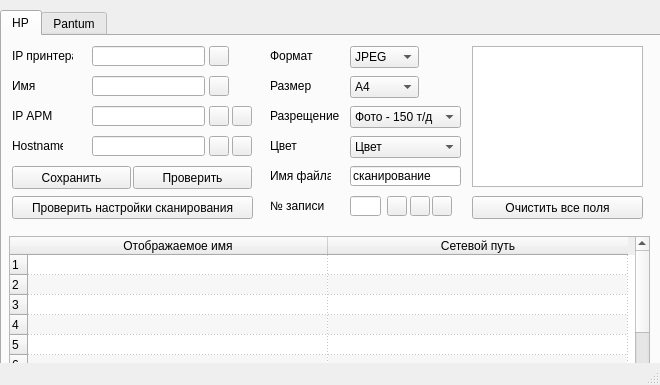
<?xml version="1.0" encoding="UTF-8"?>
<ui version="4.0">
 <class>MainWindow</class>
 <widget class="QMainWindow" name="MainWindow">
  <property name="geometry">
   <rect>
    <x>0</x>
    <y>0</y>
    <width>660</width>
    <height>385</height>
   </rect>
  </property>
  <property name="windowTitle">
   <string>MainWindow</string>
  </property>
  <property name="animated">
   <bool>true</bool>
  </property>
  <widget class="QWidget" name="centralwidget">
   <widget class="QTabWidget" name="tabWidget_2">
    <property name="geometry">
     <rect>
      <x>0</x>
      <y>10</y>
      <width>661</width>
      <height>441</height>
     </rect>
    </property>
    <property name="currentIndex">
     <number>0</number>
    </property>
    <widget class="QWidget" name="HP">
     <attribute name="title">
      <string>HP</string>
     </attribute>
     <widget class="QLineEdit" name="le_ip_arm">
      <property name="geometry">
       <rect>
        <x>90</x>
        <y>70</y>
        <width>113</width>
        <height>20</height>
       </rect>
      </property>
     </widget>
     <widget class="QLabel" name="lpb_dpi">
      <property name="geometry">
       <rect>
        <x>268</x>
        <y>72</y>
        <width>71</width>
        <height>16</height>
       </rect>
      </property>
      <property name="text">
       <string>Разрещение</string>
      </property>
     </widget>
     <widget class="QLabel" name="l_ip_arm">
      <property name="geometry">
       <rect>
        <x>10</x>
        <y>72</y>
        <width>41</width>
        <height>16</height>
       </rect>
      </property>
      <property name="text">
       <string>IP АРМ</string>
      </property>
     </widget>
     <widget class="QComboBox" name="cb_format">
      <property name="geometry">
       <rect>
        <x>348</x>
        <y>10</y>
        <width>69</width>
        <height>22</height>
       </rect>
      </property>
      <item>
       <property name="text">
        <string>JPEG</string>
       </property>
      </item>
      <item>
       <property name="text">
        <string>PDF</string>
       </property>
      </item>
     </widget>
     <widget class="QLineEdit" name="le_hostname">
      <property name="geometry">
       <rect>
        <x>90</x>
        <y>100</y>
        <width>113</width>
        <height>20</height>
       </rect>
      </property>
     </widget>
     <widget class="QLabel" name="l_color">
      <property name="geometry">
       <rect>
        <x>268</x>
        <y>102</y>
        <width>41</width>
        <height>16</height>
       </rect>
      </property>
      <property name="text">
       <string>Цвет</string>
      </property>
     </widget>
     <widget class="QComboBox" name="cb_dpi">
      <property name="geometry">
       <rect>
        <x>348</x>
        <y>70</y>
        <width>111</width>
        <height>22</height>
       </rect>
      </property>
      <item>
       <property name="text">
        <string>Фото - 150 т/д</string>
       </property>
      </item>
      <item>
       <property name="text">
        <string>Экран - 75 т/д</string>
       </property>
      </item>
      <item>
       <property name="text">
        <string>Текст - 300 т/д</string>
       </property>
      </item>
      <item>
       <property name="text">
        <string>Высота - 600 т/д</string>
       </property>
      </item>
     </widget>
     <widget class="QLabel" name="l_ip_prn">
      <property name="geometry">
       <rect>
        <x>10</x>
        <y>12</y>
        <width>61</width>
        <height>16</height>
       </rect>
      </property>
      <property name="text">
       <string>IP принтера</string>
      </property>
     </widget>
     <widget class="QLabel" name="l_format">
      <property name="geometry">
       <rect>
        <x>268</x>
        <y>12</y>
        <width>51</width>
        <height>16</height>
       </rect>
      </property>
      <property name="text">
       <string>Формат</string>
      </property>
     </widget>
     <widget class="QComboBox" name="cb_color">
      <property name="geometry">
       <rect>
        <x>348</x>
        <y>100</y>
        <width>111</width>
        <height>22</height>
       </rect>
      </property>
      <item>
       <property name="text">
        <string>Цвет</string>
       </property>
      </item>
      <item>
       <property name="text">
        <string>Черно-белый</string>
       </property>
      </item>
     </widget>
     <widget class="QPushButton" name="b_test">
      <property name="geometry">
       <rect>
        <x>131</x>
        <y>130</y>
        <width>119</width>
        <height>23</height>
       </rect>
      </property>
      <property name="text">
       <string>Проверить</string>
      </property>
     </widget>
     <widget class="QLineEdit" name="le_username">
      <property name="geometry">
       <rect>
        <x>90</x>
        <y>40</y>
        <width>113</width>
        <height>20</height>
       </rect>
      </property>
     </widget>
     <widget class="QLabel" name="l_size">
      <property name="geometry">
       <rect>
        <x>268</x>
        <y>42</y>
        <width>41</width>
        <height>16</height>
       </rect>
      </property>
      <property name="text">
       <string>Размер</string>
      </property>
     </widget>
     <widget class="QLabel" name="l_hostname">
      <property name="geometry">
       <rect>
        <x>10</x>
        <y>102</y>
        <width>51</width>
        <height>16</height>
       </rect>
      </property>
      <property name="text">
       <string>Hostname</string>
      </property>
     </widget>
     <widget class="QLabel" name="l_username">
      <property name="geometry">
       <rect>
        <x>10</x>
        <y>42</y>
        <width>51</width>
        <height>16</height>
       </rect>
      </property>
      <property name="text">
       <string>Имя</string>
      </property>
     </widget>
     <widget class="QPushButton" name="b_save">
      <property name="geometry">
       <rect>
        <x>10</x>
        <y>130</y>
        <width>119</width>
        <height>23</height>
       </rect>
      </property>
      <property name="text">
       <string>Сохранить</string>
      </property>
     </widget>
     <widget class="QComboBox" name="cb_size">
      <property name="geometry">
       <rect>
        <x>348</x>
        <y>40</y>
        <width>69</width>
        <height>22</height>
       </rect>
      </property>
      <item>
       <property name="text">
        <string>A4</string>
       </property>
      </item>
      <item>
       <property name="text">
        <string>Letter</string>
       </property>
      </item>
      <item>
       <property name="text">
        <string>Legal</string>
       </property>
      </item>
     </widget>
     <widget class="QLineEdit" name="le_ip_prn">
      <property name="geometry">
       <rect>
        <x>90</x>
        <y>10</y>
        <width>113</width>
        <height>20</height>
       </rect>
      </property>
      <property name="text">
       <string/>
      </property>
     </widget>
     <widget class="QLabel" name="l_pref">
      <property name="geometry">
       <rect>
        <x>268</x>
        <y>132</y>
        <width>61</width>
        <height>16</height>
       </rect>
      </property>
      <property name="text">
       <string>Имя файла</string>
      </property>
     </widget>
     <widget class="QLineEdit" name="le_pref">
      <property name="geometry">
       <rect>
        <x>348</x>
        <y>130</y>
        <width>111</width>
        <height>20</height>
       </rect>
      </property>
      <property name="text">
       <string>сканирование</string>
      </property>
     </widget>
     <widget class="QPushButton" name="b_clr_le_ip_prn">
      <property name="enabled">
       <bool>true</bool>
      </property>
      <property name="geometry">
       <rect>
        <x>207</x>
        <y>10</y>
        <width>20</width>
        <height>20</height>
       </rect>
      </property>
      <property name="text">
       <string/>
      </property>
      <property name="icon">
       <iconset>
        <normaloff>icons/icon_delete.png</normaloff>icons/icon_delete.png</iconset>
      </property>
     </widget>
     <widget class="QPushButton" name="b_clr_le_ip_arm">
      <property name="enabled">
       <bool>true</bool>
      </property>
      <property name="geometry">
       <rect>
        <x>207</x>
        <y>70</y>
        <width>20</width>
        <height>20</height>
       </rect>
      </property>
      <property name="text">
       <string/>
      </property>
      <property name="icon">
       <iconset>
        <normaloff>icons/icon_delete.png</normaloff>icons/icon_delete.png</iconset>
      </property>
     </widget>
     <widget class="QPushButton" name="b_copy_ip_path">
      <property name="enabled">
       <bool>true</bool>
      </property>
      <property name="geometry">
       <rect>
        <x>230</x>
        <y>70</y>
        <width>20</width>
        <height>20</height>
       </rect>
      </property>
      <property name="text">
       <string/>
      </property>
      <property name="icon">
       <iconset>
        <normaloff>icons/icon_copy.png</normaloff>icons/icon_copy.png</iconset>
      </property>
     </widget>
     <widget class="QPushButton" name="b_clear_le_username">
      <property name="enabled">
       <bool>true</bool>
      </property>
      <property name="geometry">
       <rect>
        <x>207</x>
        <y>40</y>
        <width>20</width>
        <height>20</height>
       </rect>
      </property>
      <property name="text">
       <string/>
      </property>
      <property name="icon">
       <iconset>
        <normaloff>icons/icon_delete.png</normaloff>icons/icon_delete.png</iconset>
      </property>
     </widget>
     <widget class="QPushButton" name="b_clr_hostname">
      <property name="enabled">
       <bool>true</bool>
      </property>
      <property name="geometry">
       <rect>
        <x>207</x>
        <y>100</y>
        <width>20</width>
        <height>20</height>
       </rect>
      </property>
      <property name="text">
       <string/>
      </property>
      <property name="icon">
       <iconset>
        <normaloff>icons/icon_delete.png</normaloff>icons/icon_delete.png</iconset>
      </property>
     </widget>
     <widget class="QPushButton" name="b_copy_host_path">
      <property name="enabled">
       <bool>true</bool>
      </property>
      <property name="geometry">
       <rect>
        <x>230</x>
        <y>100</y>
        <width>20</width>
        <height>20</height>
       </rect>
      </property>
      <property name="text">
       <string/>
      </property>
      <property name="icon">
       <iconset>
        <normaloff>icons/icon_copy.png</normaloff>icons/icon_copy.png</iconset>
      </property>
     </widget>
     <widget class="QPushButton" name="b_check_scan">
      <property name="geometry">
       <rect>
        <x>10</x>
        <y>160</y>
        <width>241</width>
        <height>23</height>
       </rect>
      </property>
      <property name="text">
       <string>Проверить настройки сканирования</string>
      </property>
     </widget>
     <widget class="QTableWidget" name="t_scan">
      <property name="geometry">
       <rect>
        <x>7</x>
        <y>200</y>
        <width>641</width>
        <height>211</height>
       </rect>
      </property>
      <property name="minimumSize">
       <size>
        <width>388</width>
        <height>0</height>
       </size>
      </property>
      <property name="maximumSize">
       <size>
        <width>16777215</width>
        <height>16777215</height>
       </size>
      </property>
      <property name="sizeIncrement">
       <size>
        <width>0</width>
        <height>0</height>
       </size>
      </property>
      <property name="baseSize">
       <size>
        <width>0</width>
        <height>0</height>
       </size>
      </property>
      <property name="mouseTracking">
       <bool>false</bool>
      </property>
      <property name="lineWidth">
       <number>1</number>
      </property>
      <property name="autoScrollMargin">
       <number>16</number>
      </property>
      <property name="alternatingRowColors">
       <bool>true</bool>
      </property>
      <property name="gridStyle">
       <enum>Qt::DotLine</enum>
      </property>
      <property name="sortingEnabled">
       <bool>false</bool>
      </property>
      <property name="rowCount">
       <number>20</number>
      </property>
      <property name="columnCount">
       <number>2</number>
      </property>
      <attribute name="horizontalHeaderVisible">
       <bool>true</bool>
      </attribute>
      <attribute name="horizontalHeaderCascadingSectionResizes">
       <bool>false</bool>
      </attribute>
      <attribute name="horizontalHeaderMinimumSectionSize">
       <number>39</number>
      </attribute>
      <attribute name="horizontalHeaderDefaultSectionSize">
       <number>300</number>
      </attribute>
      <attribute name="horizontalHeaderHighlightSections">
       <bool>true</bool>
      </attribute>
      <attribute name="horizontalHeaderShowSortIndicator" stdset="0">
       <bool>false</bool>
      </attribute>
      <attribute name="horizontalHeaderStretchLastSection">
       <bool>false</bool>
      </attribute>
      <attribute name="verticalHeaderVisible">
       <bool>true</bool>
      </attribute>
      <attribute name="verticalHeaderMinimumSectionSize">
       <number>18</number>
      </attribute>
      <attribute name="verticalHeaderDefaultSectionSize">
       <number>20</number>
      </attribute>
      <row/>
      <row/>
      <row/>
      <row/>
      <row/>
      <row/>
      <row/>
      <row/>
      <row/>
      <row/>
      <row/>
      <row/>
      <row/>
      <row/>
      <row/>
      <row/>
      <row/>
      <row/>
      <row/>
      <row/>
      <column>
       <property name="text">
        <string>Отображаемое имя</string>
       </property>
      </column>
      <column>
       <property name="text">
        <string>Сетевой путь</string>
       </property>
      </column>
      <item row="0" column="0">
       <property name="font">
        <font>
         <pointsize>8</pointsize>
         <underline>false</underline>
        </font>
       </property>
      </item>
     </widget>
     <widget class="QLineEdit" name="le_num">
      <property name="geometry">
       <rect>
        <x>348</x>
        <y>160</y>
        <width>31</width>
        <height>20</height>
       </rect>
      </property>
     </widget>
     <widget class="QLabel" name="l_scan_num">
      <property name="geometry">
       <rect>
        <x>268</x>
        <y>162</y>
        <width>61</width>
        <height>16</height>
       </rect>
      </property>
      <property name="text">
       <string>№ записи</string>
      </property>
     </widget>
     <widget class="QPushButton" name="b_edit_scan">
      <property name="enabled">
       <bool>true</bool>
      </property>
      <property name="geometry">
       <rect>
        <x>408</x>
        <y>160</y>
        <width>20</width>
        <height>20</height>
       </rect>
      </property>
      <property name="text">
       <string/>
      </property>
      <property name="icon">
       <iconset>
        <normaloff>icons/icon_edit.png</normaloff>icons/icon_edit.png</iconset>
      </property>
     </widget>
     <widget class="QPushButton" name="b_del_scan">
      <property name="enabled">
       <bool>true</bool>
      </property>
      <property name="geometry">
       <rect>
        <x>385</x>
        <y>160</y>
        <width>20</width>
        <height>20</height>
       </rect>
      </property>
      <property name="text">
       <string/>
      </property>
      <property name="icon">
       <iconset>
        <normaloff>icons/icon_clear.png</normaloff>icons/icon_clear.png</iconset>
      </property>
     </widget>
     <widget class="QPushButton" name="b_new_window">
      <property name="enabled">
       <bool>true</bool>
      </property>
      <property name="geometry">
       <rect>
        <x>430</x>
        <y>160</y>
        <width>20</width>
        <height>20</height>
       </rect>
      </property>
      <property name="text">
       <string/>
      </property>
      <property name="icon">
       <iconset>
        <normaloff>icons/icon_settings.png</normaloff>icons/icon_settings.png</iconset>
      </property>
     </widget>
     <widget class="QTextEdit" name="te_text">
      <property name="geometry">
       <rect>
        <x>470</x>
        <y>10</y>
        <width>171</width>
        <height>141</height>
       </rect>
      </property>
     </widget>
     <widget class="QPushButton" name="b_clear_all">
      <property name="geometry">
       <rect>
        <x>470</x>
        <y>160</y>
        <width>171</width>
        <height>23</height>
       </rect>
      </property>
      <property name="text">
       <string>Очистить все поля</string>
      </property>
     </widget>
    </widget>
    <widget class="QWidget" name="Pantum">
     <attribute name="title">
      <string>Pantum</string>
     </attribute>
    </widget>
   </widget>
  </widget>
  <widget class="QStatusBar" name="statusbar">
   <property name="enabled">
    <bool>true</bool>
   </property>
   <property name="accessibleName">
    <string/>
   </property>
   <property name="sizeGripEnabled">
    <bool>true</bool>
   </property>
  </widget>
 </widget>
 <resources/>
 <connections/>
</ui>
